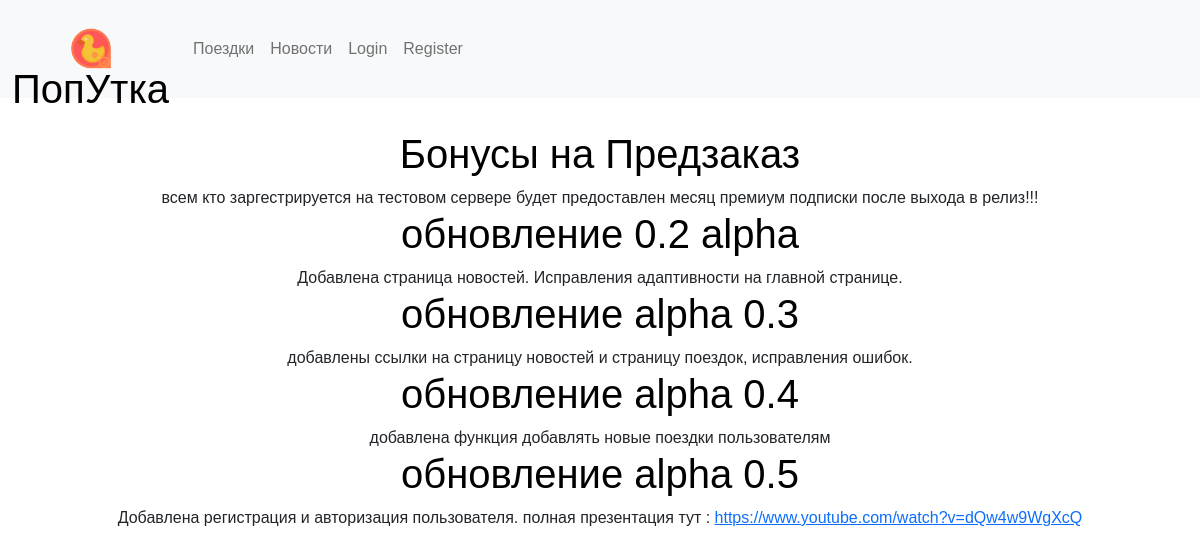
The page /news/ on the database as committed earlier.
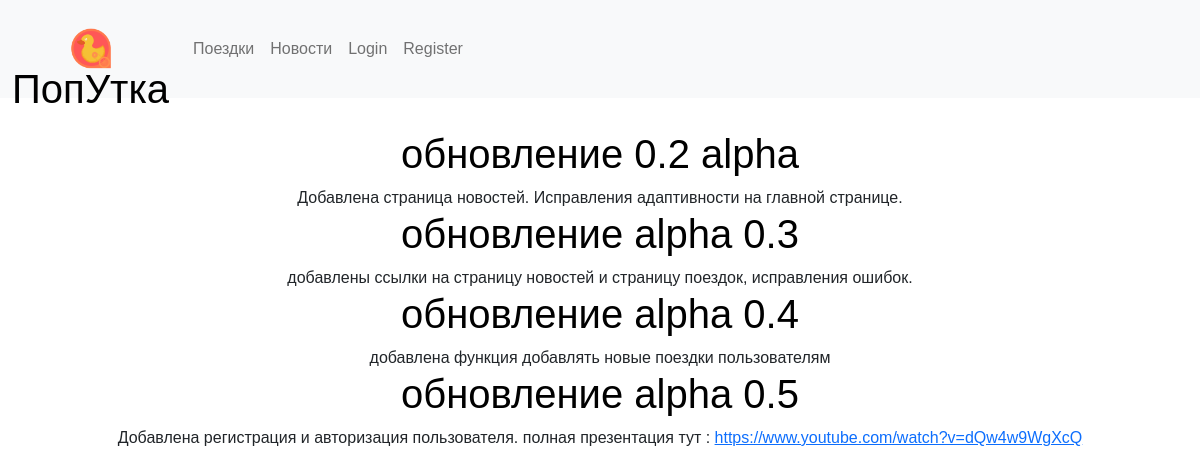
The same page on the database as committed later.
### news/models.py (models this page shows, shortened)
class News(models.Model):
    title=models.CharField(max_length=128)
    text = models.TextField()

### news/views.py (the view)
# urls.py: path('news/', news, name='news'),
def news(request):
    news = News.objects.all()
    return render(request, 'news/news.html', {'news': news})

### templates/news/news.html
{% extends 'base.html' %}
{% block content %}
<main>
  {% for one_news in news %}
  <h1>{{one_news.title}}</h1>
  <font>{{one_news.text|urlize }}</font>
  {% endfor %}
</main>
{% endblock %}

### templates/base.html (shortened to what this page needs)
{% load static %}
<html>
<head>
        <link href="https://cdn.jsdelivr.net/npm/bootstrap@5.0.2/dist/css/bootstrap.min.css" rel="stylesheet"
>
        <link rel="stylesheet" href="https://maxcdn.bootstrapcdn.com/bootstrap/3.3.7/css/bootstrap-theme.min.css"
>
        <link href="{% static 'index.css'%}" rel="stylesheet">
</head>
<body>
  <nav class="navbar fixed-top navbar-expand-lg navbar-light bg-light">
    <div class="container-fluid">
      <a class="navbar-brand" href="/">
        <div id="logo">
        <img id="header-img" src="{% static '1.png'%}">
        <h1 id="logo_text">ПопУтка</h1>
    </div>
  </a>
      <div class="collapse navbar-collapse" id="navbarSupportedContent">
        <ul class="navbar-nav me-auto mb-2 mb-lg-0">
          <li class="nav-item">
            <a class="nav-link" href="/travel/">Поездки</a>
          </li>
          <li class="nav-item">
            <a class="nav-link" href="/news/">Новости</a>
          </li>
            {% if user.is_authenticated %}
            <li class="nav-item">
              <a class="nav-link" href="/cabinet/">Личный кабинет</a>
            </li>
            <li class="nav-item">
              <a class="nav-link" href="/logout/">logout</a>
            </li>
            <li class="nav-item">
              <a class="nav-link disabled" href="#" tabindex="-1" aria-disabled="true">Здравствуйте {{user.first_name}}</a>
            </li>
            {% else %}
            <li class="nav-item">
              <a class="nav-link" href="/login/">Login</a>
            </li>
            <li class="nav-item">
              <a class="nav-link" href="/register/">Register</a>
            </li>
            {% endif %}
        </ul>
      </div>
    </div>
  </nav>
        {% block content %}
        {% endblock %}
  </body>
</html>

### static/index.css (style rules this page uses)
body { font-family: 'Raleway', sans-serif; text-align:center; margin:0px; padding:0px; }
main { margin-top: 130px; animation: loadIn 0.75s; }
#logo { display: inline-block; width: auto; height: 6vw; border-radius:6vw; position: relative; animation: moveIn 1s; }
#logo_text { margin: -0px; margin-top: -20px; }
#header-img { display: inline-block; width: auto; height: 6vw; border-radius:6vw; margin: -0px; }
h1,h2,h3 { text-align: center; color: black; }

Rows that differ between the two databases and show on the page:
removed News: title "Бонусы на Предзаказ", text "всем кто заргестрируется на тестовом сервере будет предоставлен месяц премиум подписки после выхода в релиз!!!"
